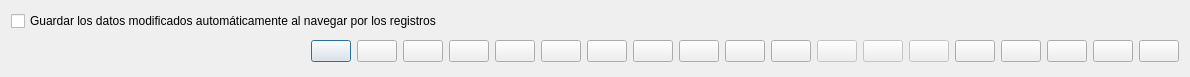
<?xml version="1.0" encoding="UTF-8"?>
<ui version="4.0">
 <class>DBRecordDlg</class>
 <widget class="QDialog" name="DBRecordDlg">
  <property name="geometry">
   <rect>
    <x>0</x>
    <y>0</y>
    <width>1190</width>
    <height>77</height>
   </rect>
  </property>
  <property name="windowTitle">
   <string/>
  </property>
  <property name="windowIcon">
   <iconset resource="../resources/resources.qrc">
    <normaloff>:/aplicacion/images/alephLogoIcon.ico</normaloff>:/aplicacion/images/alephLogoIcon.ico</iconset>
  </property>
  <layout class="QVBoxLayout" name="verticalLayout">
   <item>
    <layout class="QVBoxLayout" name="widgetLayout">
     <property name="sizeConstraint">
      <enum>QLayout::SetDefaultConstraint</enum>
     </property>
    </layout>
   </item>
   <item>
    <widget class="QCheckBox" name="chkNavigateSavingChanges">
     <property name="whatsThis">
      <string>Si este checkbox está seleccionado, y usted ha modificado datos, éstos se guardarán automáticamente al pulsar los botones &quot;Anterior&quot;, &quot;Siguiente&quot;, &quot;Primero&quot; o &quot;Último&quot;. Si no está seleccionado, se le preguntará si desea guardar los datos modificados.</string>
     </property>
     <property name="text">
      <string>Guardar los datos modificados automáticamente al navegar por los registros</string>
     </property>
    </widget>
   </item>
   <item>
    <widget class="QFrame" name="frameButtons">
     <property name="sizePolicy">
      <sizepolicy hsizetype="Preferred" vsizetype="Preferred">
       <horstretch>0</horstretch>
       <verstretch>0</verstretch>
      </sizepolicy>
     </property>
     <property name="frameShape">
      <enum>QFrame::NoFrame</enum>
     </property>
     <property name="frameShadow">
      <enum>QFrame::Plain</enum>
     </property>
     <property name="lineWidth">
      <number>0</number>
     </property>
     <layout class="QHBoxLayout" name="horizontalLayout">
      <property name="leftMargin">
       <number>0</number>
      </property>
      <property name="topMargin">
       <number>0</number>
      </property>
      <property name="rightMargin">
       <number>0</number>
      </property>
      <property name="bottomMargin">
       <number>0</number>
      </property>
      <item>
       <spacer name="horizontalSpacer">
        <property name="orientation">
         <enum>Qt::Horizontal</enum>
        </property>
        <property name="sizeHint" stdset="0">
         <size>
          <width>40</width>
          <height>20</height>
         </size>
        </property>
       </spacer>
      </item>
      <item>
       <widget class="QPushButton" name="pbShowDebugger">
        <property name="sizePolicy">
         <sizepolicy hsizetype="Minimum" vsizetype="Maximum">
          <horstretch>0</horstretch>
          <verstretch>0</verstretch>
         </sizepolicy>
        </property>
        <property name="toolTip">
         <string>Mostrar depurador</string>
        </property>
        <property name="text">
         <string/>
        </property>
        <property name="icon">
         <iconset resource="../resources/resources.qrc">
          <normaloff>:/generales/images/importdata.png</normaloff>:/generales/images/importdata.png</iconset>
        </property>
        <property name="iconSize">
         <size>
          <width>24</width>
          <height>24</height>
         </size>
        </property>
       </widget>
      </item>
      <item>
       <widget class="QPushButton" name="pbJsExecuteMethod">
        <property name="sizePolicy">
         <sizepolicy hsizetype="Minimum" vsizetype="Maximum">
          <horstretch>0</horstretch>
          <verstretch>0</verstretch>
         </sizepolicy>
        </property>
        <property name="toolTip">
         <string>Ejecuta método JS</string>
        </property>
        <property name="text">
         <string/>
        </property>
        <property name="icon">
         <iconset resource="../resources/resources.qrc">
          <normaloff>:/generales/images/jsconsole.png</normaloff>:/generales/images/jsconsole.png</iconset>
        </property>
        <property name="iconSize">
         <size>
          <width>24</width>
          <height>24</height>
         </size>
        </property>
       </widget>
      </item>
      <item>
       <widget class="QPushButton" name="pbInspectBean">
        <property name="sizePolicy">
         <sizepolicy hsizetype="Minimum" vsizetype="Maximum">
          <horstretch>0</horstretch>
          <verstretch>0</verstretch>
         </sizepolicy>
        </property>
        <property name="toolTip">
         <string>Inspección del registro actual</string>
        </property>
        <property name="text">
         <string/>
        </property>
        <property name="icon">
         <iconset resource="../resources/resources.qrc">
          <normaloff>:/generales/images/inspectbean.png</normaloff>:/generales/images/inspectbean.png</iconset>
        </property>
        <property name="iconSize">
         <size>
          <width>24</width>
          <height>24</height>
         </size>
        </property>
        <property name="checkable">
         <bool>true</bool>
        </property>
       </widget>
      </item>
      <item>
       <widget class="QPushButton" name="pbEditScript">
        <property name="sizePolicy">
         <sizepolicy hsizetype="Minimum" vsizetype="Maximum">
          <horstretch>0</horstretch>
          <verstretch>0</verstretch>
         </sizepolicy>
        </property>
        <property name="toolTip">
         <string>Edita el script que controla esta página</string>
        </property>
        <property name="statusTip">
         <string>Edita el script que controla esta página</string>
        </property>
        <property name="whatsThis">
         <string>Edita el script que controla esta página</string>
        </property>
        <property name="text">
         <string/>
        </property>
        <property name="icon">
         <iconset resource="../resources/resources.qrc">
          <normaloff>:/generales/images/kate.png</normaloff>:/generales/images/kate.png</iconset>
        </property>
        <property name="iconSize">
         <size>
          <width>24</width>
          <height>24</height>
         </size>
        </property>
       </widget>
      </item>
      <item>
       <widget class="QPushButton" name="pbHelp">
        <property name="sizePolicy">
         <sizepolicy hsizetype="Minimum" vsizetype="Maximum">
          <horstretch>0</horstretch>
          <verstretch>0</verstretch>
         </sizepolicy>
        </property>
        <property name="toolTip">
         <string>Muestra la ayuda</string>
        </property>
        <property name="statusTip">
         <string>Muestra la ayuda</string>
        </property>
        <property name="whatsThis">
         <string>Muestra la ayuda</string>
        </property>
        <property name="text">
         <string/>
        </property>
        <property name="icon">
         <iconset resource="../resources/resources.qrc">
          <normaloff>:/generales/images/help-browser.png</normaloff>:/generales/images/help-browser.png</iconset>
        </property>
        <property name="iconSize">
         <size>
          <width>24</width>
          <height>24</height>
         </size>
        </property>
       </widget>
      </item>
      <item>
       <widget class="QPushButton" name="pbRelatedElements">
        <property name="sizePolicy">
         <sizepolicy hsizetype="Minimum" vsizetype="Maximum">
          <horstretch>0</horstretch>
          <verstretch>0</verstretch>
         </sizepolicy>
        </property>
        <property name="toolTip">
         <string>Visualizará los elementos relacionados de este registro.</string>
        </property>
        <property name="whatsThis">
         <string>Visualizará los elementos relacionados de este registro. Estos pueden ser otros registros, correos electrónicos, documentos...</string>
        </property>
        <property name="text">
         <string/>
        </property>
        <property name="icon">
         <iconset resource="../resources/resources.qrc">
          <normaloff>:/generales/images/relatedelements.png</normaloff>:/generales/images/relatedelements.png</iconset>
        </property>
        <property name="iconSize">
         <size>
          <width>24</width>
          <height>24</height>
         </size>
        </property>
        <property name="shortcut">
         <string>F7</string>
        </property>
        <property name="checkable">
         <bool>true</bool>
        </property>
       </widget>
      </item>
      <item>
       <widget class="QPushButton" name="pbUserAccessRow">
        <property name="sizePolicy">
         <sizepolicy hsizetype="Minimum" vsizetype="Maximum">
          <horstretch>0</horstretch>
          <verstretch>0</verstretch>
         </sizepolicy>
        </property>
        <property name="toolTip">
         <string>Permite indicar qué usuarios podrán acceder y/o visualizar este registro.</string>
        </property>
        <property name="whatsThis">
         <string>&lt;html&gt;&lt;head/&gt;&lt;body&gt;&lt;p&gt;Permite indicar qué usuarios podrán acceder y/o visualizar este registro.&lt;/p&gt;&lt;p&gt;Desde aquí se abrirá un formulario especial para conceder esos permisos. Si acepta ese formulario, se guardarán los datos.&lt;/p&gt;&lt;/body&gt;&lt;/html&gt;</string>
        </property>
        <property name="text">
         <string/>
        </property>
        <property name="icon">
         <iconset resource="../resources/resources.qrc">
          <normaloff>:/generales/images/userrowaccess.png</normaloff>:/generales/images/userrowaccess.png</iconset>
        </property>
        <property name="iconSize">
         <size>
          <width>24</width>
          <height>24</height>
         </size>
        </property>
       </widget>
      </item>
      <item>
       <widget class="QPushButton" name="pbDocuments">
        <property name="sizePolicy">
         <sizepolicy hsizetype="Minimum" vsizetype="Maximum">
          <horstretch>0</horstretch>
          <verstretch>0</verstretch>
         </sizepolicy>
        </property>
        <property name="toolTip">
         <string>Documentos asociados directamente a este registro, y que están dentro del gestor documental.</string>
        </property>
        <property name="whatsThis">
         <string>Documentos asociados directamente a este registro, y que están dentro del gestor documental.</string>
        </property>
        <property name="text">
         <string/>
        </property>
        <property name="icon">
         <iconset resource="../resources/resources.qrc">
          <normaloff>:/generales/images/document.png</normaloff>:/generales/images/document.png</iconset>
        </property>
        <property name="iconSize">
         <size>
          <width>24</width>
          <height>24</height>
         </size>
        </property>
        <property name="checkable">
         <bool>true</bool>
        </property>
       </widget>
      </item>
      <item>
       <widget class="QPushButton" name="pbEmail">
        <property name="sizePolicy">
         <sizepolicy hsizetype="Minimum" vsizetype="Maximum">
          <horstretch>0</horstretch>
          <verstretch>0</verstretch>
         </sizepolicy>
        </property>
        <property name="toolTip">
         <string>Permite enviar un correo electrónico con la información de este registro (F8)</string>
        </property>
        <property name="statusTip">
         <string>Permite enviar un correo electrónico con la información de este registro (F8)</string>
        </property>
        <property name="whatsThis">
         <string>Permite enviar un correo electrónico con la información de este registro (F8)</string>
        </property>
        <property name="text">
         <string/>
        </property>
        <property name="icon">
         <iconset resource="../resources/resources.qrc">
          <normaloff>:/generales/images/email.png</normaloff>:/generales/images/email.png</iconset>
        </property>
        <property name="iconSize">
         <size>
          <width>24</width>
          <height>24</height>
         </size>
        </property>
        <property name="shortcut">
         <string>F8</string>
        </property>
       </widget>
      </item>
      <item>
       <widget class="QPushButton" name="pbPrint">
        <property name="sizePolicy">
         <sizepolicy hsizetype="Minimum" vsizetype="Maximum">
          <horstretch>0</horstretch>
          <verstretch>0</verstretch>
         </sizepolicy>
        </property>
        <property name="toolTip">
         <string>Abre el formulario de impresión de este registro. 
Podrá enviarlo también por correo electrónico (F9)</string>
        </property>
        <property name="statusTip">
         <string>Abre el formulario de impresión de este registro. \nPodrá enviarlo también por correo electrónico (F8)</string>
        </property>
        <property name="whatsThis">
         <string>Abre el formulario de impresión de este registro. 
Podrá enviarlo también por correo electrónico (F9)</string>
        </property>
        <property name="text">
         <string/>
        </property>
        <property name="icon">
         <iconset resource="../resources/resources.qrc">
          <normaloff>:/generales/images/print.png</normaloff>:/generales/images/print.png</iconset>
        </property>
        <property name="iconSize">
         <size>
          <width>24</width>
          <height>24</height>
         </size>
        </property>
        <property name="shortcut">
         <string>F9</string>
        </property>
       </widget>
      </item>
      <item>
       <widget class="QPushButton" name="pbHistory">
        <property name="sizePolicy">
         <sizepolicy hsizetype="Minimum" vsizetype="Maximum">
          <horstretch>0</horstretch>
          <verstretch>0</verstretch>
         </sizepolicy>
        </property>
        <property name="toolTip">
         <string>Muestra el historial de cambios de este registro (F9)</string>
        </property>
        <property name="statusTip">
         <string>Muestra el historial de cambios de este registro (F9)</string>
        </property>
        <property name="whatsThis">
         <string>Muestra el historial de cambios de este registro (F9)</string>
        </property>
        <property name="text">
         <string/>
        </property>
        <property name="icon">
         <iconset resource="../resources/resources.qrc">
          <normaloff>:/generales/images/history.png</normaloff>:/generales/images/history.png</iconset>
        </property>
        <property name="iconSize">
         <size>
          <width>24</width>
          <height>24</height>
         </size>
        </property>
       </widget>
      </item>
      <item>
       <widget class="QPushButton" name="pbSave">
        <property name="enabled">
         <bool>false</bool>
        </property>
        <property name="sizePolicy">
         <sizepolicy hsizetype="Minimum" vsizetype="Maximum">
          <horstretch>0</horstretch>
          <verstretch>0</verstretch>
         </sizepolicy>
        </property>
        <property name="toolTip">
         <string>Guarda la información modificada de este registro. (F12)</string>
        </property>
        <property name="statusTip">
         <string>Guarda la información modificada de este registro. (F12)</string>
        </property>
        <property name="whatsThis">
         <string>Guarda la información modificada de este registro. (F12)</string>
        </property>
        <property name="text">
         <string/>
        </property>
        <property name="icon">
         <iconset resource="../resources/resources.qrc">
          <normaloff>:/generales/images/save.png</normaloff>:/generales/images/save.png</iconset>
        </property>
        <property name="iconSize">
         <size>
          <width>24</width>
          <height>24</height>
         </size>
        </property>
        <property name="shortcut">
         <string>F12</string>
        </property>
        <property name="flat">
         <bool>false</bool>
        </property>
       </widget>
      </item>
      <item>
       <widget class="QPushButton" name="pbSaveAndClose">
        <property name="enabled">
         <bool>false</bool>
        </property>
        <property name="sizePolicy">
         <sizepolicy hsizetype="Minimum" vsizetype="Maximum">
          <horstretch>0</horstretch>
          <verstretch>0</verstretch>
         </sizepolicy>
        </property>
        <property name="toolTip">
         <string>Guardar y cerrar el formulario actual. (F10)</string>
        </property>
        <property name="statusTip">
         <string>Guardar y cerrar el formulario actual. (F10)</string>
        </property>
        <property name="whatsThis">
         <string>Guardar y cerrar el formulario actual. (F10)</string>
        </property>
        <property name="text">
         <string/>
        </property>
        <property name="icon">
         <iconset resource="../resources/resources.qrc">
          <normaloff>:/generales/images/saveAndClose.png</normaloff>:/generales/images/saveAndClose.png</iconset>
        </property>
        <property name="iconSize">
         <size>
          <width>24</width>
          <height>24</height>
         </size>
        </property>
        <property name="shortcut">
         <string>F10</string>
        </property>
       </widget>
      </item>
      <item>
       <widget class="QPushButton" name="pbSaveAndNew">
        <property name="enabled">
         <bool>false</bool>
        </property>
        <property name="sizePolicy">
         <sizepolicy hsizetype="Minimum" vsizetype="Maximum">
          <horstretch>0</horstretch>
          <verstretch>0</verstretch>
         </sizepolicy>
        </property>
        <property name="toolTip">
         <string>Guarda el registro actual e inicia la navegación por uno nuevo (F11)</string>
        </property>
        <property name="statusTip">
         <string>Guarda el registro actual e inicia la navegación por uno nuevo (F11)</string>
        </property>
        <property name="whatsThis">
         <string>Guarda el registro actual e inicia la navegación por uno nuevo (F11)</string>
        </property>
        <property name="text">
         <string/>
        </property>
        <property name="icon">
         <iconset resource="../resources/resources.qrc">
          <normaloff>:/generales/images/saveAndNew.png</normaloff>:/generales/images/saveAndNew.png</iconset>
        </property>
        <property name="iconSize">
         <size>
          <width>24</width>
          <height>24</height>
         </size>
        </property>
        <property name="shortcut">
         <string>F11</string>
        </property>
       </widget>
      </item>
      <item>
       <widget class="QPushButton" name="pbFirst">
        <property name="sizePolicy">
         <sizepolicy hsizetype="Minimum" vsizetype="Maximum">
          <horstretch>0</horstretch>
          <verstretch>0</verstretch>
         </sizepolicy>
        </property>
        <property name="toolTip">
         <string>Ir al primer registro (Ctrl + Page Init)</string>
        </property>
        <property name="statusTip">
         <string>Ir al primer registro (Ctrl + Page Init)</string>
        </property>
        <property name="whatsThis">
         <string>Ir al primer registro (Ctrl + Page Init)</string>
        </property>
        <property name="text">
         <string/>
        </property>
        <property name="icon">
         <iconset resource="../resources/resources.qrc">
          <normaloff>:/generales/images/firstrecord.png</normaloff>:/generales/images/firstrecord.png</iconset>
        </property>
        <property name="iconSize">
         <size>
          <width>24</width>
          <height>24</height>
         </size>
        </property>
        <property name="shortcut">
         <string>Ctrl+Home</string>
        </property>
       </widget>
      </item>
      <item>
       <widget class="QPushButton" name="pbPrevious">
        <property name="sizePolicy">
         <sizepolicy hsizetype="Minimum" vsizetype="Maximum">
          <horstretch>0</horstretch>
          <verstretch>0</verstretch>
         </sizepolicy>
        </property>
        <property name="toolTip">
         <string>Ir al registro anterior (Ctrl + Retr. Pag.)</string>
        </property>
        <property name="statusTip">
         <string>Ir al registro anterior (Ctrl + Retr. Pag.)</string>
        </property>
        <property name="whatsThis">
         <string>Ir al registro anterior (Ctrl + Retr. Pag.)</string>
        </property>
        <property name="text">
         <string/>
        </property>
        <property name="icon">
         <iconset resource="../resources/resources.qrc">
          <normaloff>:/generales/images/previuosrecord.png</normaloff>:/generales/images/previuosrecord.png</iconset>
        </property>
        <property name="iconSize">
         <size>
          <width>24</width>
          <height>24</height>
         </size>
        </property>
        <property name="shortcut">
         <string>Ctrl+Left</string>
        </property>
       </widget>
      </item>
      <item>
       <widget class="QPushButton" name="pbNext">
        <property name="sizePolicy">
         <sizepolicy hsizetype="Minimum" vsizetype="Maximum">
          <horstretch>0</horstretch>
          <verstretch>0</verstretch>
         </sizepolicy>
        </property>
        <property name="toolTip">
         <string>Ir al registro siguiente (Ctrl + Avz. Pág)</string>
        </property>
        <property name="statusTip">
         <string>Ir al registro siguiente (Ctrl + Avz. Pág)</string>
        </property>
        <property name="whatsThis">
         <string>Ir al registro siguiente (Ctrl + Avz. Pág)</string>
        </property>
        <property name="text">
         <string/>
        </property>
        <property name="icon">
         <iconset resource="../resources/resources.qrc">
          <normaloff>:/generales/images/nextrecord.png</normaloff>:/generales/images/nextrecord.png</iconset>
        </property>
        <property name="iconSize">
         <size>
          <width>24</width>
          <height>24</height>
         </size>
        </property>
        <property name="shortcut">
         <string>Ctrl+Right</string>
        </property>
       </widget>
      </item>
      <item>
       <widget class="QPushButton" name="pbLast">
        <property name="sizePolicy">
         <sizepolicy hsizetype="Minimum" vsizetype="Maximum">
          <horstretch>0</horstretch>
          <verstretch>0</verstretch>
         </sizepolicy>
        </property>
        <property name="toolTip">
         <string>Ir al último registro (Ctrl + Page End)</string>
        </property>
        <property name="statusTip">
         <string>Ir al último registro (Ctrl + Page End)</string>
        </property>
        <property name="whatsThis">
         <string>Ir al último registro (Ctrl + Page End)</string>
        </property>
        <property name="text">
         <string/>
        </property>
        <property name="icon">
         <iconset resource="../resources/resources.qrc">
          <normaloff>:/generales/images/lastrecord.png</normaloff>:/generales/images/lastrecord.png</iconset>
        </property>
        <property name="iconSize">
         <size>
          <width>24</width>
          <height>24</height>
         </size>
        </property>
        <property name="shortcut">
         <string>Ctrl+End</string>
        </property>
       </widget>
      </item>
      <item>
       <widget class="QPushButton" name="pbClose">
        <property name="sizePolicy">
         <sizepolicy hsizetype="Minimum" vsizetype="Maximum">
          <horstretch>0</horstretch>
          <verstretch>0</verstretch>
         </sizepolicy>
        </property>
        <property name="toolTip">
         <string>Pulse aquí para cerrar esta ventana. (ESC)</string>
        </property>
        <property name="statusTip">
         <string>Pulse aquí para cerrar esta ventana.</string>
        </property>
        <property name="whatsThis">
         <string>Pulse aquí para cerrar esta ventana.</string>
        </property>
        <property name="text">
         <string/>
        </property>
        <property name="icon">
         <iconset resource="../resources/resources.qrc">
          <normaloff>:/generales/images/close.png</normaloff>:/generales/images/close.png</iconset>
        </property>
        <property name="iconSize">
         <size>
          <width>24</width>
          <height>24</height>
         </size>
        </property>
       </widget>
      </item>
     </layout>
    </widget>
   </item>
  </layout>
 </widget>
 <tabstops>
  <tabstop>chkNavigateSavingChanges</tabstop>
  <tabstop>pbEditScript</tabstop>
  <tabstop>pbRelatedElements</tabstop>
  <tabstop>pbDocuments</tabstop>
  <tabstop>pbEmail</tabstop>
  <tabstop>pbPrint</tabstop>
  <tabstop>pbHistory</tabstop>
  <tabstop>pbSave</tabstop>
  <tabstop>pbSaveAndClose</tabstop>
  <tabstop>pbSaveAndNew</tabstop>
  <tabstop>pbFirst</tabstop>
  <tabstop>pbPrevious</tabstop>
  <tabstop>pbNext</tabstop>
  <tabstop>pbLast</tabstop>
  <tabstop>pbClose</tabstop>
 </tabstops>
 <resources>
  <include location="../resources/resources.qrc"/>
  <include location="../resources/resources.qrc"/>
  <include location="../resources/resources.qrc"/>
 </resources>
 <connections/>
</ui>
